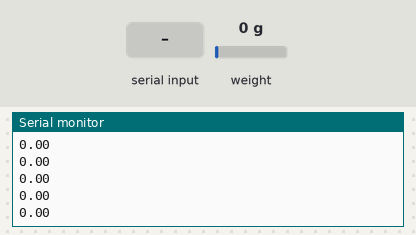
Bench run of a sketch on a simulated ESP32. Parts: the last lines printed to the serial monitor. The test bench sets the inputs (shaded band); at power-on: weight on the scale 0 g. WiFi joins after 1.5 s; servers stay silent unless stated.

Above: at 7.6 s.
7.7 s: "t" received over Serial
At 7.86 s:
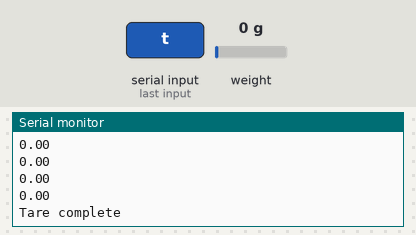
9.2 s: weight on the scale set to 100 g
At 9.6 s:
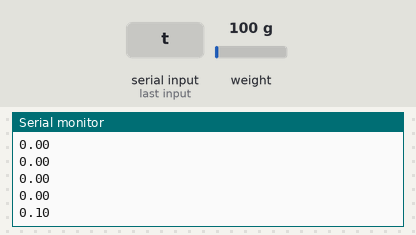
10.7 s: weight on the scale set to 1250 g
At 10.85 s:
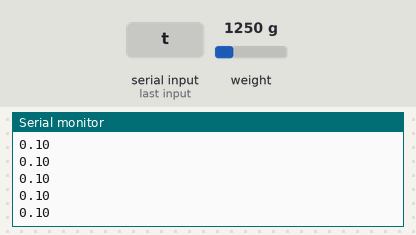
Timing chart, 0 to 13.7 s (numbered marks = the images above; inputs shaded):
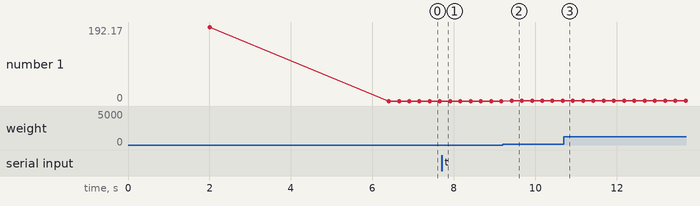

The sketch:

scale_hx711.ino
```cpp
#include <HX711_ADC.h>
#include "WiFi.h"
#include "String.h"
#include <PubSubClient.h>

//HX711 constructor (dout pin, sck pin)
HX711_ADC LoadCell(21, 22);

// ---- WiFi Login Details ----
const char* ssid = "SSID HERE";
const char* password = "PASSWORD HERE";

// ----- MQTT Broker Setup -----
PubSubClient client;
const char *mqtt_broker = "test.mosquitto.org";
const char *topic = "esp32/test";
const char *mqtt_username = "";
const char *mqtt_password = "";
const int mqtt_port = 1883;

long t;

void setup() {
  Serial.begin(115200);
  Serial2.begin(9600);
  Serial.println("Wait...");
  initWiFi();  //Connect to WiFi
  LoadCell.begin();  // Start Reading From HX711 Strain Gauge Amplifier
  long stabilisingtime = 2000; // tare preciscion can be improved by adding a few seconds of stabilising time
  LoadCell.start(stabilisingtime);
  LoadCell.setCalFactor(10000.0); // user set calibration factor (float)
  Serial.println("Startup + tare is complete");
}

// Publish Message to MQTT Broker
void publishMessage() {
  client.setServer(mqtt_broker, mqtt_port);
 // client.setCallback(callback);
 // bool connection_established = client.connect("myESP32_1234");
  //if (connection_established) {
  //  Serial.println("Connected to MQTT Broker");
 // }
 // else {
 //   Serial.println("Connection Failed");
//  }
 // boolean rc = client.publish("test", "test message");
}


void initWiFi() {
  WiFi.mode(WIFI_STA);
  WiFi.begin(ssid, password);
  Serial.print("Connecting to WiFi ..");
  while (WiFi.status() != WL_CONNECTED) {
    Serial.print('.');
    delay(1000);
  }
  Serial.println(WiFi.localIP());
  delay(2000);
}

void loop() {

  //update() should be called at least as often as HX711 sample rate; >10Hz@10SPS, >80Hz@80SPS
  //longer delay in scetch will reduce effective sample rate (be carefull with delay() in loop)
  LoadCell.update();

  //get smoothed value from data set + current calibration factor
  if (millis() > t + 250) {
    float i = fabs(LoadCell.getData());
    float v = LoadCell.getCalFactor();
    //  Serial.print("Load_cell output val: ");
    Serial.println(i);
    publishMessage();
    // Serial.print("      Load_cell calFactor: ");
    //  Serial.println(v);

    // Create a string which is the integer value of the weight times 10,
    //  to remove the decimal point.
    String weight = String(int(i * 10));
    Serial2.write(0x76); // Clear the display
    Serial2.print(weight); // Write out the weight value to the display

    // Identify which decimal point to set, and set it.
    int shiftBy = 5 - weight.length();
    int decimalPoint = 0x08 >> (shiftBy);
    Serial2.write(0x77);
    Serial2.write(decimalPoint & 0x0F);

    t = millis();
  }

  //receive from serial terminal
  if (Serial.available() > 0) {
    float i;
    char inByte = Serial.read();
    if (inByte == 'l') i = -1.0;
    else if (inByte == 'L') i = -10.0;
    else if (inByte == 'h') i = 1.0;
    else if (inByte == 'H') i = 10.0;
    else if (inByte == 't') LoadCell.tareNoDelay();
    if (i != 't') {
      float v = LoadCell.getCalFactor() + i;
      LoadCell.setCalFactor(v);
    }
  }

  //check if last tare operation is complete
  if (LoadCell.getTareStatus() == true) {
    Serial.println("Tare complete");
  }

}
```

Measured:
- after the input at 7.7 s, the serial monitor: prints a new line at once (image 1)
- after the input at 9.2 s, the serial monitor: prints a new line after 0.22 s (image 2)
- plotted number 1: 0 → 0.1 after the input at 9.2 s, 0.1 → 1.25 after the input at 10.7 s
